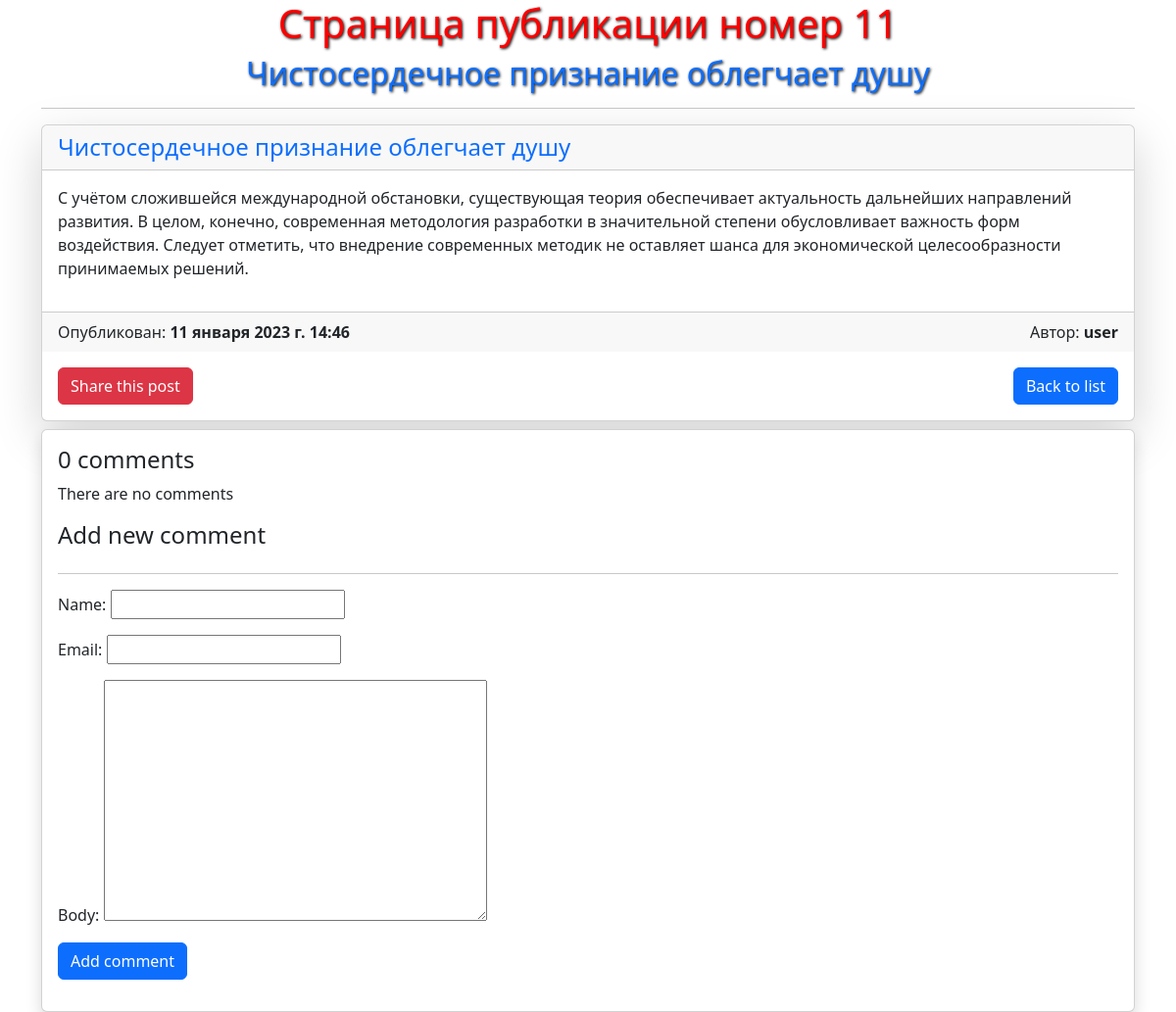
The page /blog/2023/1/11/chistoserdechnoe-priznanie-oblegchaet-dushu/ on the database its author committed.
### blog/models.py (models this page shows, shortened)
class Post(models.Model):
    class Status(models.TextChoices):
        DRAFT = 'DF', 'Черновик'
        PUBLISHED = 'PB', 'Опубликовано'
    title = models.CharField(max_length=250)
    slug = models.SlugField(max_length=250, unique_for_date='publish')
    author = models.ForeignKey(User, on_delete=models.CASCADE, related_name='blog_posts')
    body = models.TextField()
    publish = models.DateTimeField(default=timezone.now)
    created = models.DateTimeField(auto_now_add=True)
    updated = models.DateTimeField(auto_now=True)
    status = models.CharField(max_length=2, choices=Status.choices, default=Status.DRAFT)
    objects = models.Manager()
    published = PublishedManager()
    tags = TaggableManager()
    class Meta:
        ordering = ('-publish',)
        indexes = [
            models.Index(fields=['-publish']),
        ]
        verbose_name = ("Пост")
        verbose_name_plural = ('Посты')

### blog/views.py (the view)
def post_detail(request, year, month, day, post):
    post = get_object_or_404(Post,
                             status=Post.Status.PUBLISHED,
                             slug=post,
                             publish__year=year,
                             publish__month=month,
                             publish__day=day)
    comments = post.comments.filter(active=True)
    form = CommentForm()
    return render(request, 'blog/post/detail.html', {'post': post, 'comments': comments, 'form': form})

### blog/forms.py
class CommentForm(forms.ModelForm):
    class Meta:
        model = Comment
        fields = ['name', 'email', 'body']

### templates/blog/post/detail.html (shortened to what this page needs)
{% extends 'blog/base.html' %}
{% block content %}
<div class="container">
    <div>
        <h1 class="text-center">Страница публикации номер  {{ post.id }}</h1>
        <h2 class="text-center text-primary">{{ post.title }}</h2>
    </div>
    <hr>
    <div class="card mb-2 shadow-lg">
            <h4 class="card-header text-primary">{{ post.title }}</h4>
            <p class="card-body">{{ post.body }}</p>
        <div class="card-footer d-flex justify-content-between">
            <div>
                Опубликован: <strong>{{ post.publish }}</strong>
            </div>
            <div>
                Автор: <strong class="text-end">{{ post.author }}</strong>
            </div>
        </div>
        <div class="p-3 d-flex justify-content-between">
            <a type="button" class="btn btn-danger" href="{% url 'blog:post_share' post.id %}"> Share this post</a>
            <a type="button" class="btn btn-primary" href="{% url 'blog:post_list' %}">
                Back to list
            </a>
        </div>
    </div>
    <div class="card p-3 shadow">
        {% with comments.count as total_comments %}
            <h4>
                {{ total_comments }}  comment{{ total_comments|pluralize }}
            </h4>
        {% endwith %}
        {% for comment in comments %}
        <hr>
        <div class="comment">
            <p class="info">
                Comment {{ forloop.counter }}  by  {{ comment.name }}
                {{ comment.created }}
            </p>
            {{ comment.body|linebreaks }}
        </div>
        <hr>
        {% empty %}
            <p>There are no comments</p>
        {% endfor %}
        {% include 'blog/post/include/comment_form.html' %}
    </div>
</div>
{% endblock %}

### static/css/styles.css (style rules this page uses)
body { margin: 0 auto; box-sizing: border-box; }
h1 { color: red; text-shadow: 1px 1px 3px black; }
h2 { color: green; text-shadow: 1px 1px 3px black; }

### rows shown on the page
Post: title "Чистосердечное признание облегчает душу", body "С учётом сложившейся международной обстановки, существующая теория обеспечивает актуальность дальнейших направлений развития. В целом, конечно, современная методология разработки в значительной степени обусловливает важность форм воздействия. Следует отметить, что внедрение современных методик не оставляет шанса для экономической целесообразности принимаемых решений.", publish "11 января 2023 г. 14:46", author "user"

### other values the page prints
{{ total_comments }} "0"
